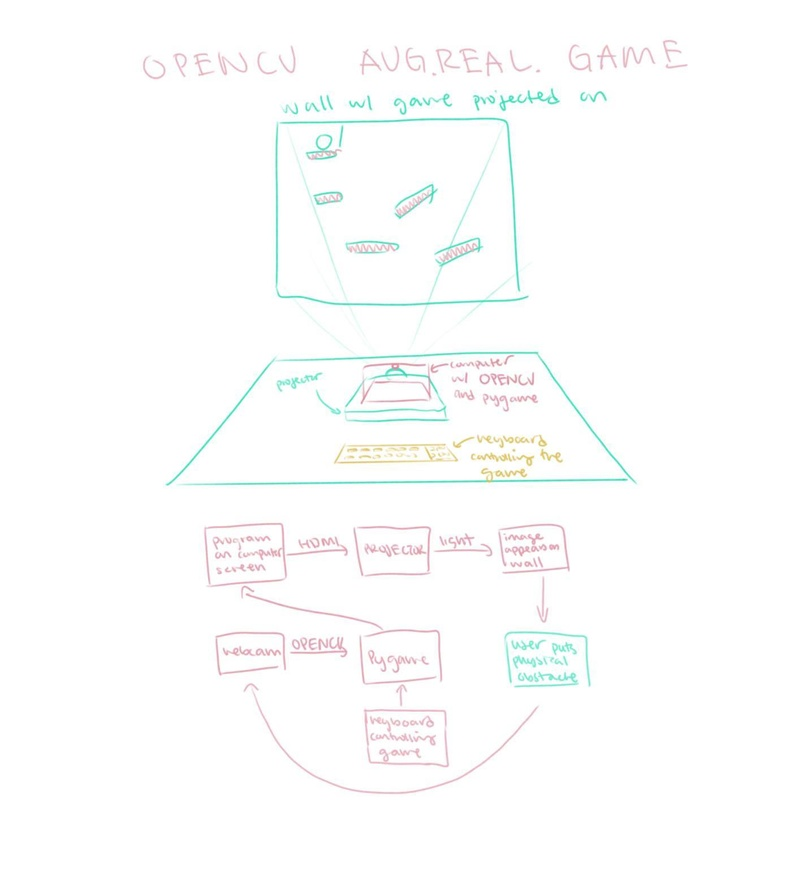
#> input picture 94433217_674076626487438_6739024766570594304_n.jpg, 812 x 869 px, shrunk from 1436 x 1536 before the run, given in place of the camera
$ python OpenCV.py
#> lines starting #> are read from the running program, lines starting #| are printed output that depends on the picture; after the words box and inside, x2 and y2 are one past the last pixel; in counts of white or black regions, pixels touching at a corner belong together
import numpy as np
import cv2

cap = cv2.VideoCapture(0)

while True:
    # Capture frame-by-frame
    ret, frame = cap.read()
#> frame is the input picture: shape (869, 812, 3); mean B, G, R 252.7, 252.9, 252.2
    gray = cv2.cvtColor(frame, cv2.COLOR_BGR2GRAY)
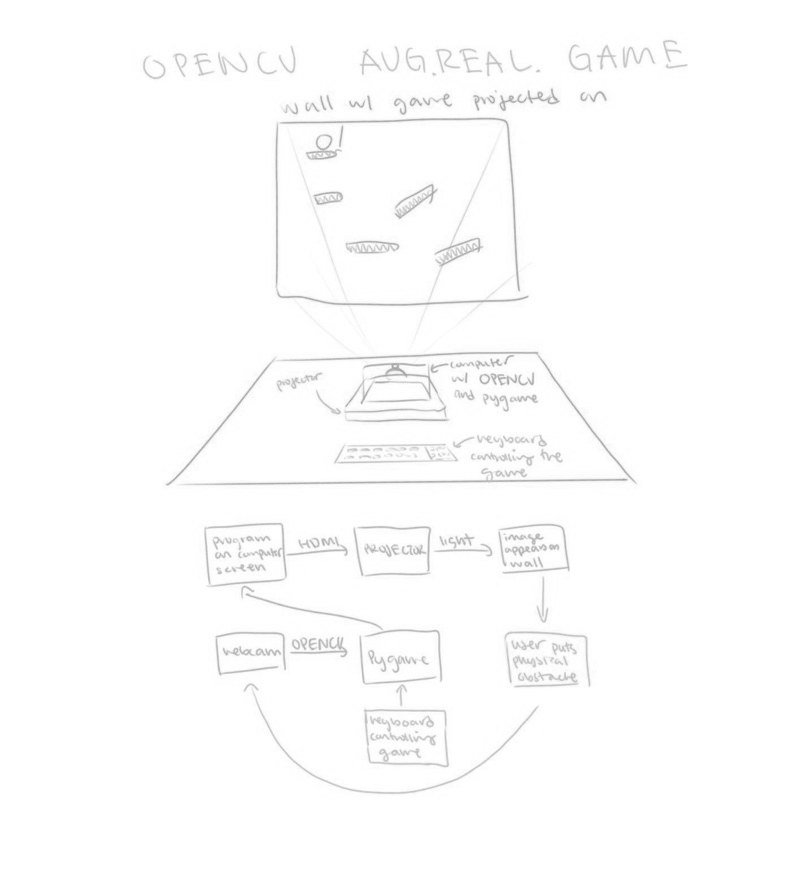
#> gray: shape (869, 812); min 159, max 255, mean 252.7
    threshframe = cv2.adaptiveThreshold(gray,255,cv2.ADAPTIVE_THRESH_GAUSSIAN_C,cv2.THRESH_BINARY,11,2)
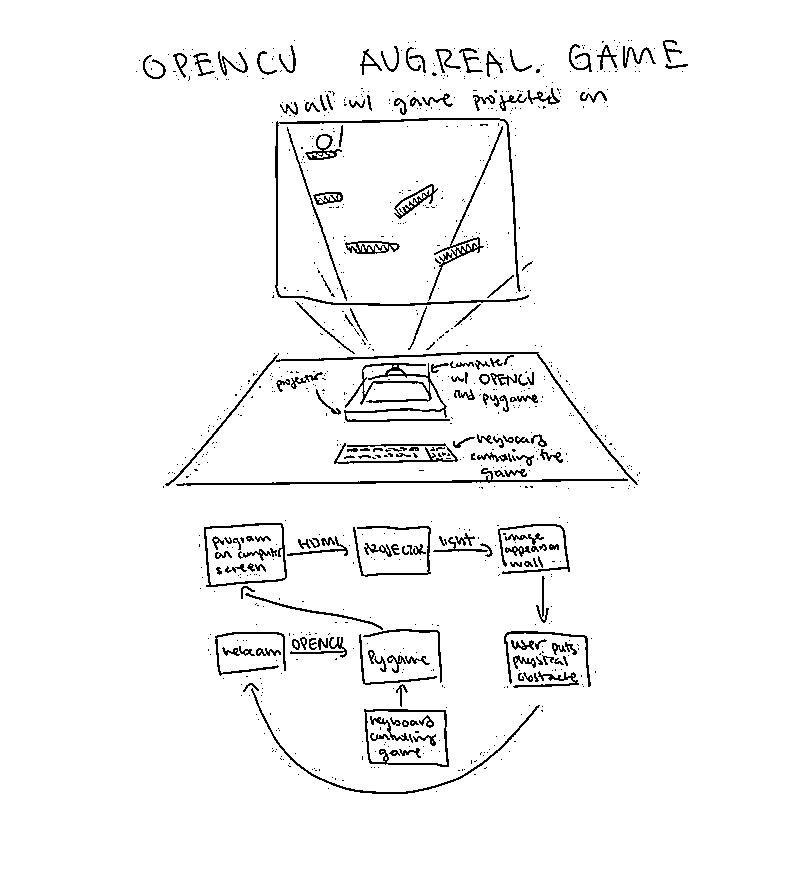
#> threshframe: shape (869, 812); 96.4% white; black in thin lines or dots, all inside (x1, y1, x2, y2) = (136, 40, 688, 794)
    contours,h = cv2.findContours(threshframe,cv2.RETR_TREE,cv2.CHAIN_APPROX_SIMPLE)
#> contours = 1011 contours, 799 with area under 20; largest, box (x1, y1, x2, y2) and area: (0, 0, 812, 869) 703948, (203, 522, 288, 588) 4845, (363, 708, 450, 768) 4630, (206, 525, 285, 585) 3966, (366, 711, 447, 765) 3696; h = 1011 rows, first 6: [-1, -1, 1, -1], [2, -1, -1, 0], [3, 1, -1, 0], [4, 2, -1, 0], [5, 3, -1, 0], [6, 4, -1, 0]

    # Display the resulting frame
    cv2.imshow('threshframe', threshframe)

    for cnt in contours:
        approx = cv2.approxPolyDP(cnt,0.01*cv2.arcLength(cnt,True),True)
        print(len(approx))
        if len(approx)==5:
            print("pentagon")
            cv2.drawContours(threshframe,[cnt],0,255,-1)
        elif len(approx)==3:
            print("triangle")
            cv2.drawContours(threshframe,[cnt],0,(0,255,0),-1)
        elif len(approx)==4:
            print("rectangle")
            cv2.drawContours(threshframe,[cnt],0,(0,0,255),-1)
#> this loop made 1011 passes
#> approx on passes 1 to 3: [[0, 0], [0, 868], [811, 868], [811, 0]], [[435, 791], [436, 790], [437, 791], [436, 792]], [[327, 788], [328, 787], [329, 788], [328, 789]]
#| 4
#| rectangle
#| 4
#| rectangle
#| 4
#| rectangle
#| 6
#| 6
#| 4
#| rectangle
#> (further printed lines are left out)
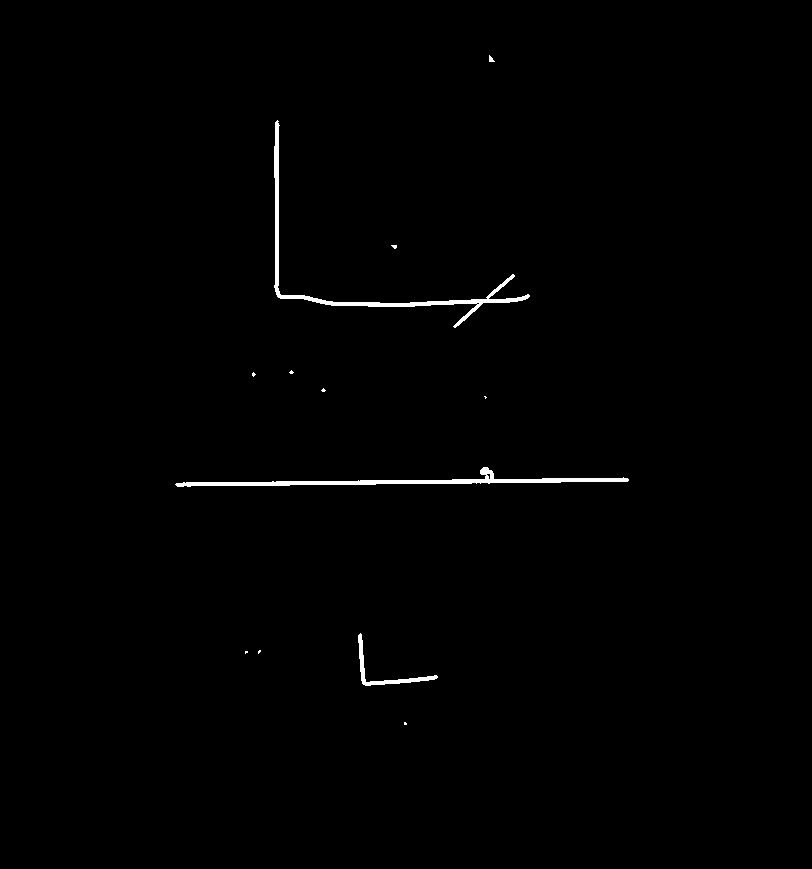
#> threshframe: shape (869, 812); 0.66% white; 12 white regions (8 under 20 px), largest, box (x1, y1, x2, y2) and area: (274, 120, 530, 328) 2041, (175, 467, 629, 487) 2003, (358, 633, 438, 686) 514, (489, 55, 495, 62) 25

    if cv2.waitKey(1) & 0xFF == ord('q'):
#> (key q is pressed here)
        break

# When everything done, release the capture
cap.release()
cv2.destroyAllWindows()


#use adaptive thresholding for better performance
#in varying lighting conditions
#https://opencv-python-tutroals.readthedocs.io/en/latest/py_tutorials/py_imgproc/py_thresholding/py_thresholding.html
